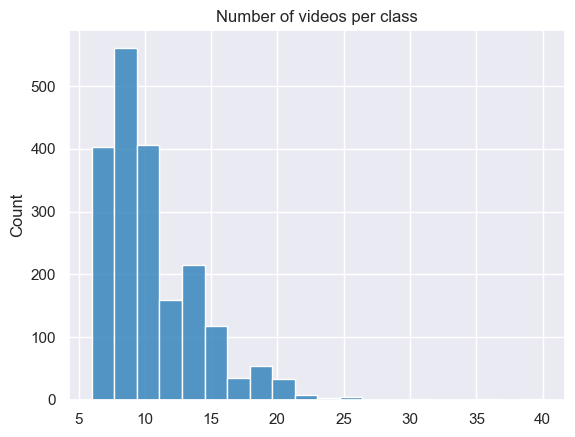
#> input picture viz/class-count.png, 575 x 437 px
$ python -i synthetic.py   (imports and definitions only)
#> lines starting #> are read from the running program, lines starting #| are printed output that depends on the picture
import cv2
import numpy as np
import os
import scipy.stats as stats
def rotate_video(input_path, output_path, angle=90):
#> called with input_path = '../viz/class-count.png', output_path = 'out.png', angle = 90
    cap = cv2.VideoCapture(input_path)
    fourcc = cv2.VideoWriter_fourcc(*'mp4v')
    fps = cap.get(cv2.CAP_PROP_FPS)
    width, height = int(cap.get(cv2.CAP_PROP_FRAME_WIDTH)), int(cap.get(cv2.CAP_PROP_FRAME_HEIGHT))

    if angle == 90 or angle == 270:
        size = (height, width)
    else:
        size = (width, height)

    intermediate_path = "/".join(output_path.split("/")[:-1])
    if not os.path.exists(intermediate_path):
        os.makedirs(intermediate_path)
    writer = cv2.VideoWriter(output_path, fourcc, fps, size)

    while True:
        ret, frame = cap.read()
#> frame is the input picture: shape (437, 575, 3); mean B, G, R 239.7, 230.2, 223.4
        if not ret:
            break
        if angle == 90:
            frame = cv2.rotate(frame, cv2.ROTATE_90_CLOCKWISE)
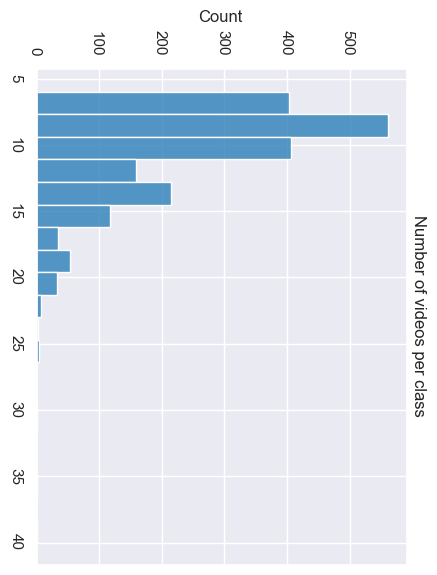
#> frame: shape (575, 437, 3); mean B, G, R 239.7, 230.2, 223.4
        elif angle == 270:
            frame = cv2.rotate(frame, cv2.ROTATE_90_COUNTERCLOCKWISE)
        writer.write(frame)

    cap.release()
    writer.release()

# [107 lines left out: functions flip_video, crop_video, noise_video, blur_video, temporal_crop_video, not called in this run]

>>> result = rotate_video('../viz/class-count.png', 'out.png')

$ run again, on viz/classification-cm.png
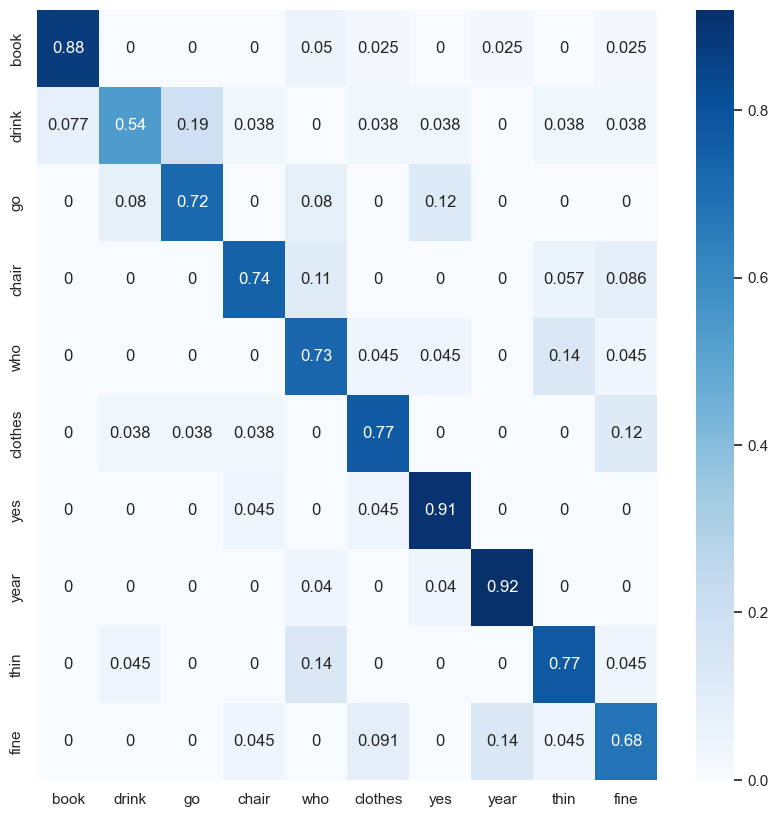
#> input picture viz/classification-cm.png, 779 x 817 px
#> in rotate_video, frame is the input picture: shape (817, 779, 3); mean B, G, R 241.1, 230.6, 219.5
#> in rotate_video, `frame = cv2.rotate(frame, cv2.ROTATE_90_CLOCKWISE)`:
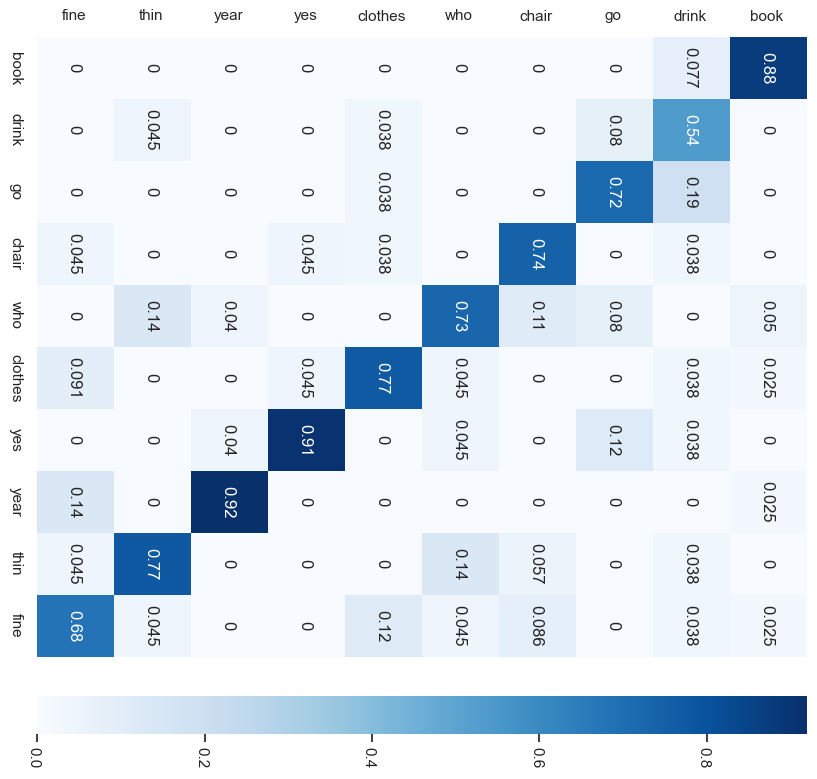
#> frame: shape (779, 817, 3); mean B, G, R 241.1, 230.6, 219.5

$ run again, on viz/decay.png
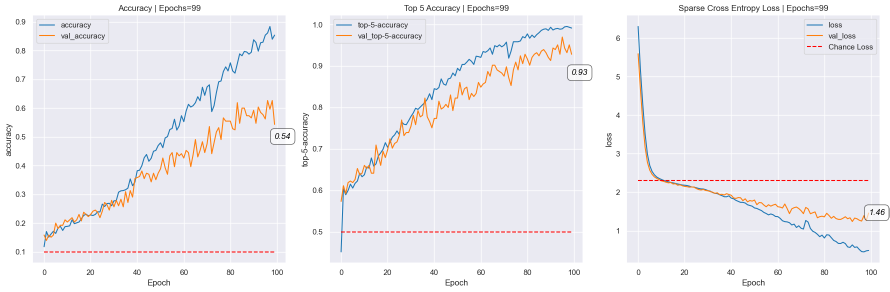
#> input picture viz/decay.png, 1779 x 584 px (shown at 1/2 size)
#> in rotate_video, frame is the input picture: shape (584, 1779, 3); mean B, G, R 241.5, 236.6, 237.7
#> in rotate_video, `frame = cv2.rotate(frame, cv2.ROTATE_90_CLOCKWISE)`:
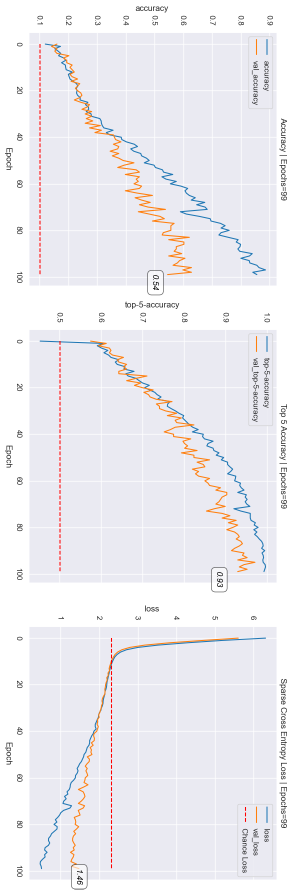
#> frame: shape (1779, 584, 3) (shown at 1/2 size); mean B, G, R 241.5, 236.6, 237.7

$ run again, on viz/high-epoch-no-decay.png
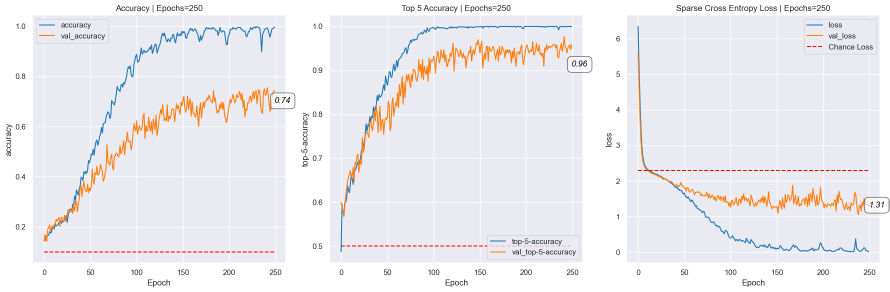
#> input picture viz/high-epoch-no-decay.png, 1779 x 584 px (shown at 1/2 size)
#> in rotate_video, frame is the input picture: shape (584, 1779, 3); mean B, G, R 239.6, 235.6, 237.5
#> in rotate_video, `frame = cv2.rotate(frame, cv2.ROTATE_90_CLOCKWISE)`:
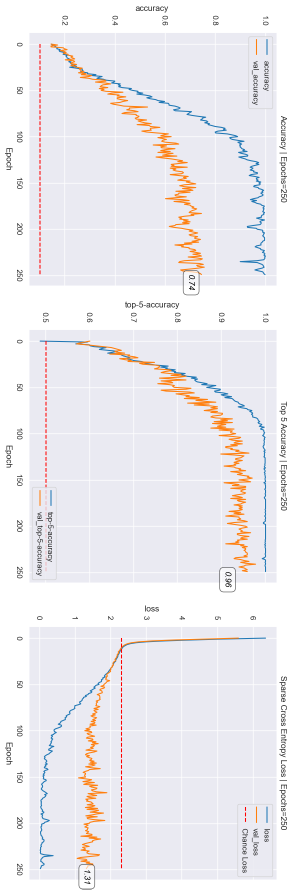
#> frame: shape (1779, 584, 3) (shown at 1/2 size); mean B, G, R 239.6, 235.6, 237.5
